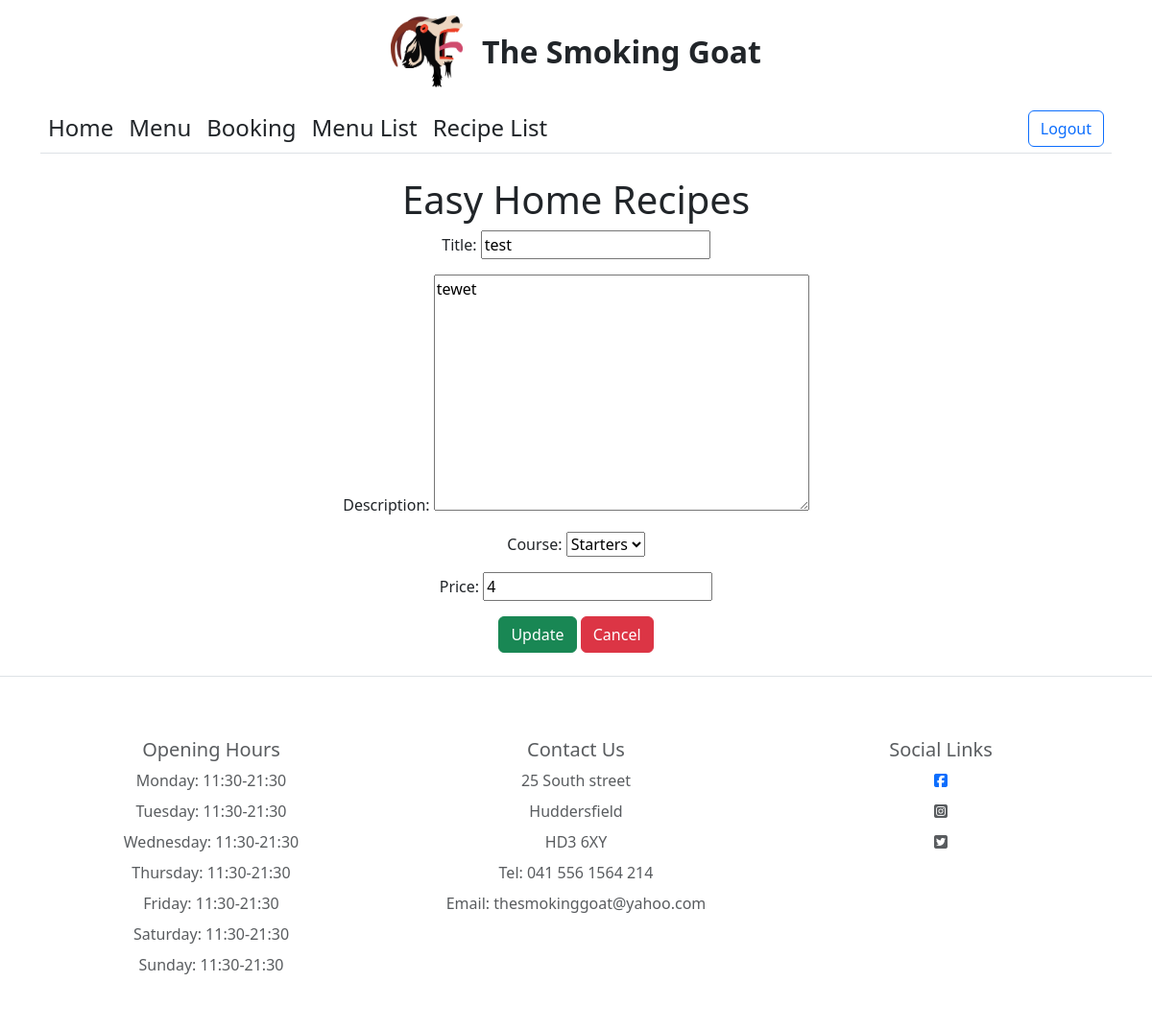
Screenshot of /menu_page/item_update_form/2 (signed in) with the database file from the repository.
### menu/models.py (models this page shows, shortened)
class FoodMenu(models.Model):
    title = models.CharField(max_length=200)
    description = models.TextField()
    course = models.IntegerField( choices=COURSECHOICES)
    price = models.IntegerField()

### menu/views.py (the view, shortened to what this page needs)
# urls.py: path('item_update_form/<int:pk>', views.MenuUpdateView.as_view(), name='item_update_form'),
class MenuUpdateView(SuccessMessageMixin, LoginRequiredMixin, UserPassesTestMixin, UpdateView):
    model = FoodMenu
    context_object_name = 'fooditems'
    template_name = 'menu/item_update_form.html'
    success_message = 'Menu item updated successfully'
    fields = [
        'title',
        'description',
        'course',
        'price',
        ]
    def test_func(self):
        return self.request.user.is_staff
    def get_context_data(self, **kwargs):
        context = super().get_context_data(**kwargs)
        context['page_title'] = 'Menu'
        return context

### menu/templates/menu/item_update_form.html
{% extends 'base.html' %}
{% load static %}
{% block content %}
<div class="container">
    <div class="row">
        <div class="col text-center">
            {% if user.is_staff %}
            <h1>Easy Home Recipes</h1>
            <form method="post">{% csrf_token %}
                {{ form.as_p }}
                <input class="btn btn-success" type="submit" value="Update">
                <a href="{% url 'menu_list' %}" class="btn btn-danger">Cancel</a>
            </form>
            {% else %}
            <h2>You do not have permission to access this page.</h2>
            {% endif %}
        </div>
    </div>
</div>
{% endblock %}

### static/style.css (style rules this page uses)
body { font-family: 'Raleway', sans-serif; }
a { text-decoration: none; color: black; }

### rows the page displays
FoodMenu: title "test", description "tewet", course "Starters", price "4"
